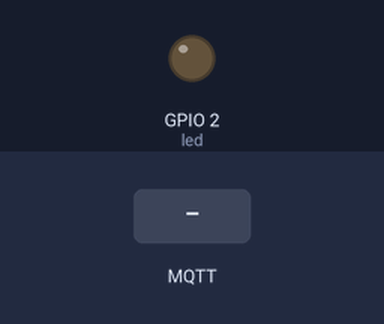
A program run on a simulated ESP32 board running MicroPython. Parts: output pins drawn as LEDs (lit = HIGH). The inputs (shaded band) are chosen by the test bench. WiFi joins after 1.5 s; no MQTT or app messages arrive unless stated; what the program prints to the serial console is not drawn.

Above: at 1.6 s.
At 4.1 s:
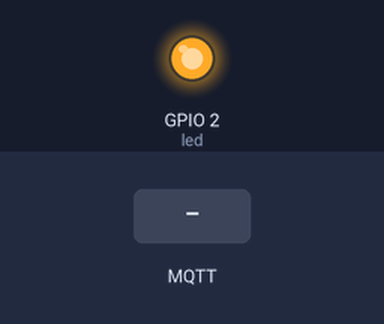
4.2 s: MQTT message "1" arrives on the first subscribed topic
6.4 s: MQTT message "on" arrives on the first subscribed topic
8.4 s: MQTT message "off" arrives on the first subscribed topic
Timing chart, 0 to 11.4 s (numbered marks = the images above; inputs shaded):
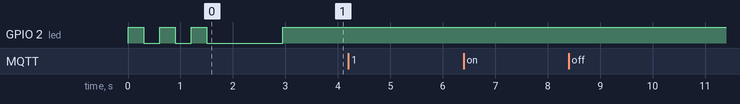

Measured:
- after the input at 4.2 s, every drawn part: stays the same
- after the input at 6.4 s, every drawn part: stays the same
- after the input at 8.4 s, every drawn part: stays the same

The program:

simple_wifi_connect.py
```python
import network
import time
from umqtt.simple import MQTTClient
from machine import Pin

# WiFi Credentials
SSID = "Jarvis"
WIFI_PASSWORD = "EncryptThis!!"

# MQTT Credentials
BROKER_ADDRESS = "mqtt.onwords.in"
MQTT_CLIENT_ID = "ESP32_MQTT_Client"
TOPIC_SUB = "onwords/uPython/sub"
TOPIC_PUB = "onwords/uPython/pub"
PORT = 1883
USERNAME = "Nikhil"
MQTT_PASSWORD = "Nikhil8182"


led = Pin(2, Pin.OUT)      #Led indication for connectivity

# WiFi Connection
def connect_wifi():
    wlan = network.WLAN(network.STA_IF)
    wlan.active(True)
    wlan.connect(SSID, WIFI_PASSWORD)

    print("Connecting to WiFi", end="")
    timeout = 15
    while not wlan.isconnected() and timeout > 0:
        print(".", end="")
        led_blink(3, 0.3, 1)
        timeout -= 3

    if wlan.isconnected():
        print("\n✅ Connected to WiFi:", wlan.ifconfig())
        return True
    else:
        print("\n❌ WiFi Connection Failed!")
        return False


def led_blink(blinks, delay, pause):
    for _ in range(blinks):
        led.value(1)
        time.sleep(delay)
        led.value(0)
        time.sleep(delay)
    time.sleep(pause)

def on_message(topic, msg):
    print(f"Received: {topic.decode()} -> {msg.decode()}")

# Connect to WiFi
while not connect_wifi():
    pass

print(f"Connecting to MQTT Broker: {BROKER_ADDRESS}")
mqtt_connected = False
try:
    client = MQTTClient(MQTT_CLIENT_ID, BROKER_ADDRESS, PORT, USERNAME, MQTT_PASSWORD)
    client.set_callback(on_message)
    client.connect()
    client.subscribe(TOPIC_SUB)
    print(f"✅ Connected to MQTT Broker: {BROKER_ADDRESS}")
    mqtt_connected = True
except Exception as e:
    print("❌ MQTT Connection Error:", e)
    mqtt_connected = False

# Main Loop
while True:
    try:
        if mqtt_connected:
            led.value(1)
        else:
            led_blink(1, 0.5, 0.5)  # ✅ Blink every 1s if WiFi is OK but no MQTT

        client.check_msg()  # Check for incoming messages
        time.sleep(1)
        client.publish(TOPIC_PUB, "ESP32 is online")

    except Exception as e:
        print("Error in MQTT Loop:", e)
        mqtt_connected = False
        led_blink(3, 0.3, 1)  # ✅ If disconnected, blink 3 times every 1s
```
